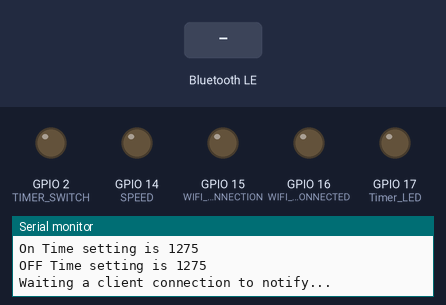
Bench run of a sketch on a simulated ESP32. Parts: output pins drawn as LEDs (lit = HIGH), the last lines printed to the serial monitor. The inputs (shaded band) are chosen by the test bench. EEPROM starts erased; nothing arrives over Bluetooth unless stated; a phone connects over Bluetooth LE 3 s after start.

Above: at 1.2 s.
1.3 s: Bluetooth LE write "1" received
At 1.9 s:
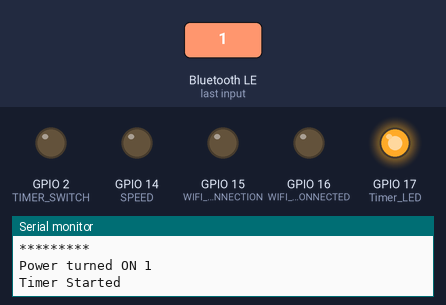
At 2.6 s:
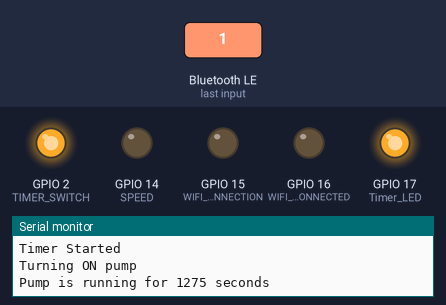
3.8 s: Bluetooth LE write "0" received
At 5.0 s:
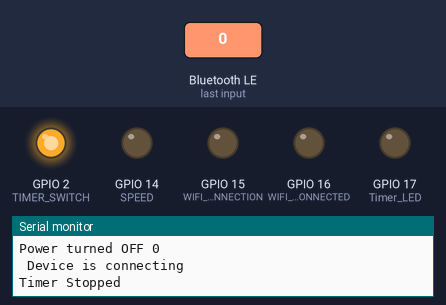
Timing chart, 0 to 6.8 s (numbered marks = the images above; inputs shaded):
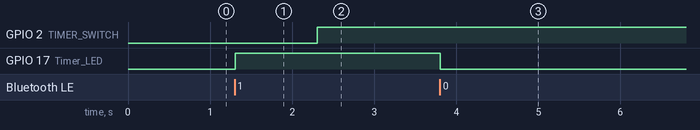

Measured:
- after the input at 1.3 s, GPIO 2 (TIMER_SWITCH): LOW → HIGH after 1.0 s; GPIO 17 (Timer_LED): LOW → HIGH at once
- after the input at 3.8 s, GPIO 17 (Timer_LED): HIGH → LOW at once

The sketch:

SeaArk_Livewell_Timer_v3.ino
```cpp
/*
    Video: https://www.youtube.com/watch?v=oCMOYS71NIU
    Based on Neil Kolban example for IDF: https://github.com/nkolban/esp32-snippets/blob/master/cpp_utils/tests/BLE%20Tests/SampleNotify.cpp
    Ported to Arduino ESP32 by Evandro Copercini
    updated by chegewara

   Create a BLE server that, once we receive a connection, will send periodic notifications.
   The service advertises itself as: 4fafc201-1fb5-459e-8fcc-c5c9c331914b
   And has a characteristic of: beb5483e-36e1-4688-b7f5-ea07361b26a8

   The design of creating the BLE server is:
   1. Create a BLE Server
   2. Create a BLE Service
   3. Create a BLE Characteristic on the Service
   4. Create a BLE Descriptor on the characteristic
   5. Start the service.
   6. Start advertising.

   A connect hander associated with the server starts a background task that performs notification
   every couple of seconds.
*/
#include <BLEDevice.h>
#include <BLEServer.h>
#include <BLEUtils.h>
//#include <BLE2902.h>
//#include <BLE2904.h>
#include <EEPROM.h>

BLEServer* pServer = NULL;
BLECharacteristic* pCharacteristicA = NULL;
BLECharacteristic* pCharacteristicB = NULL;
BLECharacteristic* pCharacteristicC = NULL;
BLECharacteristic* pCharacteristicD = NULL;

bool deviceConnected = false;
bool oldDeviceConnected = false;
uint32_t value = 0;
uint32_t onState = 1;

//These will need to be updated to the GPIO pins for each control circuit.
int POWER = 13; //13
int TIMER_SWITCH = 2;
int WIFI_CONNECTION = 15; //15
int WIFI_CLIENT_CONNECTED = 16; //16
int Timer_LED = 17;  //17
int SPEED = 14;
int LEFT = 12;
int RIGHT = 13;
const int ANALOG_PIN = A0;

int onoff,powerOn = 1;

volatile byte switch_state = HIGH;
boolean pumpOn = false;
boolean timer_state = false;
boolean timer_started = false;
boolean wifi_state = false;
boolean wifi_client_conn = false;
int startup_state;

int Clock_seconds;

int characteristic_value;

int result;

//Timer variables
hw_timer_t * timer = NULL;
int ontime_value;  //number of ON minutes store in EEPROM
int offtime_value; //number of OFF minutes store in EEPROM
int ontime;   //On time setting from mobile web app
int offtime;  //Off time setting from mobile web app

// See the following for generating UUIDs:
// https://www.uuidgenerator.net/

#define SERVICE_UUID        "4fafc201-1fb5-459e-8fcc-c5c9c331914b"      //Livewell_Timer_Service_CBUUID
#define CHARACTERISTIC_A_UUID "beb5483e-36e1-4688-b7f5-ea07361b26a6"    //Livewell_OnOff_Switch_Characteristic_CBUUID
#define CHARACTERISTIC_B_UUID "beb5483e-36e1-4688-b7f6-ea07361b26b7"    //Livewell_OFFTIME_Characteristic_CBUUID
#define CHARACTERISTIC_C_UUID "beb5483e-36e1-4688-b7f7-ea07361b26c8"    //Livewell_ONTIME_Characteristic_CBUUIDD
#define CHARACTERISTIC_D_UUID "beb5483e-36e1-4688-b7f8-ea07361b26d9"    //Livewell_TIMER_Characteristic_CBUUID

class MyCallbacks: public BLECharacteristicCallbacks {
    void onWrite(BLECharacteristic *pCharacteristic) {
      std::string value = pCharacteristic->getValue();
      Serial.println("Characteristic Callback");
      if (value.length() > 0) {
        Serial.println("*********");
        Serial.print("Power New value: ");

        char Str[] = {value[0], value[1], value[2], value[3], value[4]};

        Serial.println(atoi(Str));
        powerOn = atoi(Str);
        Serial.println();
        Serial.println("*********");

        if (powerOn == 1)
                  {
                    startup_state = 1;
                    EEPROM.write(0,startup_state);
                    EEPROM.commit();
                    byte value = EEPROM.read(0);
                    Serial.println("Power turned ON " + String(value));
                    timer_state = true;
                    pumpOn = true;
                    digitalWrite(Timer_LED, HIGH);
                  }
         if (powerOn == 0)
                  {
                    startup_state = 0;
                    EEPROM.write(0,startup_state);
                    EEPROM.commit();
                    byte value = EEPROM.read(0);
                    Serial.println("Power turned OFF " + String(value));
                    timer_state = false;
                    pumpOn = false;
                    digitalWrite(Timer_LED, LOW);
                  }
      }
    };
};

class MyServerCallbacks: public BLEServerCallbacks {
    void onConnect(BLEServer* pServer) {
      deviceConnected = true;
    };

    void onDisconnect(BLEServer* pServer) {
      deviceConnected = false;
    }
};

class offTimeCallback: public BLECharacteristicCallbacks {
    void onWrite(BLECharacteristic *pCharacteristic) {
      std::string value = pCharacteristic->getValue();
      Serial.println("Characteristic Callback");
      if (value.length() > 0) {
        Serial.println("*********");
        Serial.print("Off Time New value: ");

        char Str[] = {value[0], value[1], value[2], value[3], value[4]};

        Serial.println(atoi(Str));
        offtime = atoi(Str);
        Serial.printf("Off Time = ");
        Serial.println(offtime);
        EEPROM.write(2,offtime);
        EEPROM.commit();
        delay(500);
        byte value = EEPROM.read(2);
        Serial.println("Off Time stored in EEPROM " + String(value));
        Serial.println();
        Serial.println("*********");
      }
    };
};


class onTimeCallback: public BLECharacteristicCallbacks {
    void onWrite(BLECharacteristic *pCharacteristic) {
      std::string value = pCharacteristic->getValue();
      Serial.println("Characteristic Callback");
      if (value.length() > 0) {
        Serial.println("*********");
        Serial.print("On Time New value: ");

        char Str[] = {value[0], value[1], value[2], value[3], value[4]};

        Serial.println(atoi(Str));
        ontime = atoi(Str);
        Serial.print("On Time = ");
        Serial.println(ontime);
        EEPROM.write(1,ontime);
        EEPROM.commit();
        delay(500);
        byte value = EEPROM.read(1);
        Serial.println("On Time Stored in EEPROM " + String(value));
        Serial.println();
        Serial.println("*********");
      }
    };
};

class timerCallback: public BLECharacteristicCallbacks {
    void onWrite(BLECharacteristic *pCharacteristic) {
      std::string value = pCharacteristic->getValue();
      Serial.println("Characteristic Callback");
      if (value.length() > 0) {
        Serial.println("*********");
        Serial.print("On Time New value: ");

        char Str[] = {value[0], value[1], value[2], value[3], value[4]};

        Serial.println(atoi(Str));
        offtime = atoi(Str);
        Serial.println();
        Serial.println("*********");
     }
    };
};
void setup() {

  pinMode(POWER, OUTPUT);
  //pinMode(TIMER_SWITCH, OUTPUT);
  pinMode(WIFI_CONNECTION, OUTPUT);
  pinMode(WIFI_CLIENT_CONNECTED, OUTPUT);
  pinMode(Timer_LED, OUTPUT);
  pinMode(SPEED, OUTPUT);

  digitalWrite(POWER, LOW);
  //digitalWrite(TIMER_SWITCH, LOW);
  digitalWrite(WIFI_CONNECTION, LOW);
  digitalWrite(WIFI_CLIENT_CONNECTED, LOW);
  digitalWrite(Timer_LED, LOW);
  digitalWrite(SPEED, LOW);

  Serial.begin(115200);

  Serial.println("Start up state of pump is OFF");
  timer_state = false;
  pumpOn = false;
  pinMode(TIMER_SWITCH, OUTPUT);
  digitalWrite(TIMER_SWITCH, LOW);
  digitalWrite(Timer_LED, LOW);

  EEPROM.begin(3); //Index of three for - On/Off state 1 or 0, OnTime value, OffTime value

  //Determine the value set for ON Time in EEPROM
  ontime_value = EEPROM.read(1);
  if (ontime_value > 0)
  {
    //ontime = ontime_value;
    Clock_seconds = ontime_value*5;
    Serial.println("On Time setting is " + String(Clock_seconds));
  }

  //Determine the value set for OFF Time inEEPROM
  offtime_value = EEPROM.read(2);
  if (offtime_value > 0)
  {
    //offtime = offtime_value;
    Clock_seconds = offtime_value*5;
    Serial.println("OFF Time setting is " + String(Clock_seconds));
  }


  // Create the BLE Device
  BLEDevice::init("SArkT");

  // Create the BLE Server
  pServer = BLEDevice::createServer();
  pServer->setCallbacks(new MyServerCallbacks());

  // Create the BLE Service
  BLEService *pService = pServer->createService(SERVICE_UUID);

  // Create a BLE Characteristic A
  pCharacteristicA = pService->createCharacteristic(
                      CHARACTERISTIC_A_UUID,
                      BLECharacteristic::PROPERTY_READ   |
                      BLECharacteristic::PROPERTY_WRITE_NR |
                      BLECharacteristic::PROPERTY_NOTIFY |
                      BLECharacteristic::PROPERTY_INDICATE
                    );

// Create a BLE Characteristic B
  pCharacteristicB = pService->createCharacteristic(
                      CHARACTERISTIC_B_UUID,
                      BLECharacteristic::PROPERTY_READ   |
                      BLECharacteristic::PROPERTY_WRITE_NR  |
                      BLECharacteristic::PROPERTY_NOTIFY |
                      BLECharacteristic::PROPERTY_INDICATE
                    );

// Create a BLE Characteristic C
  pCharacteristicC = pService->createCharacteristic(
                      CHARACTERISTIC_C_UUID,
                      BLECharacteristic::PROPERTY_READ   |
                      BLECharacteristic::PROPERTY_WRITE_NR  |
                      BLECharacteristic::PROPERTY_NOTIFY |
                      BLECharacteristic::PROPERTY_INDICATE
                    );

// Create a BLE Characteristic D
  pCharacteristicD = pService->createCharacteristic(
                      CHARACTERISTIC_D_UUID,
                      BLECharacteristic::PROPERTY_READ   |
                      BLECharacteristic::PROPERTY_WRITE_NR  |
                      BLECharacteristic::PROPERTY_NOTIFY |
                      BLECharacteristic::PROPERTY_INDICATE
                    );

  // https://www.bluetooth.com/specifications/gatt/viewer?attributeXmlFile=org.bluetooth.descriptor.gatt.client_characteristic_configuration.xml
  // Create a BLE Descriptor
  //pCharacteristicA->addDescriptor(new BLE2902());
  //pCharacteristicB->addDescriptor(new BLE2904());

  pCharacteristicA->setCallbacks(new MyCallbacks());
  pCharacteristicB->setCallbacks(new offTimeCallback());
  pCharacteristicC->setCallbacks(new onTimeCallback());
  pCharacteristicD->setCallbacks(new timerCallback());

  pService->start();

  // Start advertising
  BLEAdvertising *pAdvertising = BLEDevice::getAdvertising();
  pAdvertising->addServiceUUID(SERVICE_UUID);
  pAdvertising->setScanResponse(false);
  pAdvertising->setMinPreferred(0x0);  // set value to 0x00 to not advertise this parameter
  BLEDevice::startAdvertising();
  Serial.println("Waiting a client connection to notify...");
}


void IRAM_ATTR onoffTimer(){

  switch (powerOn) {

    case 0:
      if (pumpOn == false)
      {
        digitalWrite(TIMER_SWITCH,LOW);  //We only need to set TIMER_SWITCH once....set pumpOn to TRUE in prep for end of OFFTIME.
        pumpOn = true;
        Serial.println("Turning OFF pump");
        digitalWrite(Timer_LED, LOW);
      }
      Serial.println("Pump has been OFF for " + String(Clock_seconds) + " seconds");

      pCharacteristicD->setValue((uint8_t*)&Clock_seconds, 4);
      pCharacteristicD->notify();
      Clock_seconds--;
      if (Clock_seconds < 1){
        powerOn = 1;
        Clock_seconds = ontime*5;
      }
      break;

    case 1:
      if (pumpOn == true) {
        digitalWrite(TIMER_SWITCH,HIGH);  //We only need to set TIMER_SWITCH once....set pumpOn to FALSE in prep for end of OFFTIME.
        pumpOn = false;
        Serial.println("Turning ON pump");
        digitalWrite(Timer_LED, HIGH);
      }
      Serial.println("Pump is running for " + String(Clock_seconds) + " seconds");

      pCharacteristicD->setValue((uint8_t*)&Clock_seconds, 4);
      pCharacteristicD->notify();
      Clock_seconds--;
      if (Clock_seconds < 1) {
        powerOn = 0;
        Clock_seconds = offtime*5;
      }
      break;
  }
}


void startTimer(){
  timer = timerBegin(0, 80, true);
  timerAttachInterrupt(timer, &onoffTimer, true);
  timerAlarmWrite(timer, 1000000, true);
  yield();
  timerAlarmEnable(timer);
  timer_started = true;
  Serial.println("Timer Started");
}

void stopTimer(){
  if (timer != NULL) {
    timerAlarmDisable(timer);
    timerDetachInterrupt(timer);
    timerEnd(timer);
    timer = NULL;
    timer_started = false;
    Serial.println("Timer Stopped");
    //digitalWrite(TIMER_SWITCH,LOW);
    //digitalWrite(Timer_LED,LOW);
  }
}

void loop() {
    // notify changed value
    if (deviceConnected) {
        //Serial.println("device connected");
        //pCharacteristicD->setValue((uint8_t*)&value, 4);
        //pCharacteristicD->notify();
        value++;
        digitalWrite(WIFI_CLIENT_CONNECTED, LOW);
        delay(1000); // bluetooth stack will go into congestion, if too many packets are sent, in 6 hours test i was able to go as low as 3ms
        //pCharacteristicB->setValue((uint8_t*)&onState, 4);
        //pCharacteristicB->notify();
    }
    // disconnecting
    if (!deviceConnected && oldDeviceConnected) {
        delay(500); // give the bluetooth stack the chance to get things ready
        pServer->startAdvertising(); // restart advertising
        Serial.println("start advertising");
        oldDeviceConnected = deviceConnected;
    }
    // connecting
    if (deviceConnected && !oldDeviceConnected) {
        // do stuff here on connecting
        Serial.println(" Device is connecting");
        oldDeviceConnected = deviceConnected;
    }
    if ((timer_state == true) && (timer_started == false)) startTimer();
    if ((timer_state == false) && (timer_started == true)) stopTimer();
}
```
